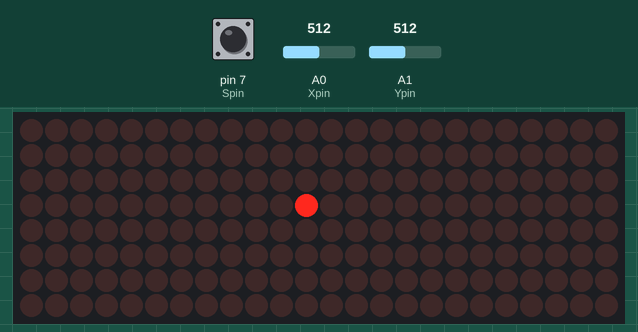
Simulated run of this sketch. Board: Arduino Mega 2560, built with avr-gcc and run on an emulated ATmega2560. On the bench: 24×8 LED matrix. Inputs (shaded band) come from the test bench; at power-on: A1 (Ypin) = 512, A0 (Xpin) = 512, pin 7 (Spin) HIGH. What the sketch prints to the serial monitor is not drawn.

Above: at 1.2 s.
1.3 s: A1 (Ypin) set to 22
2.8 s: A1 (Ypin) set to 17
At 3.6 s:
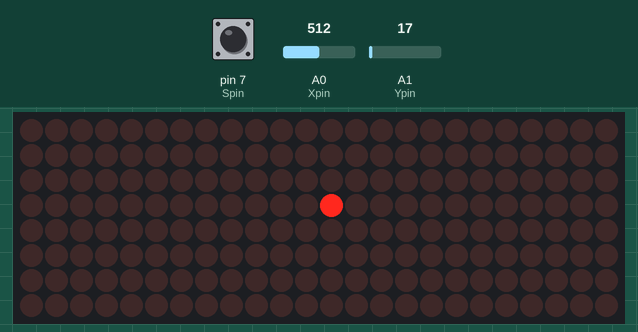
At 4.1 s:
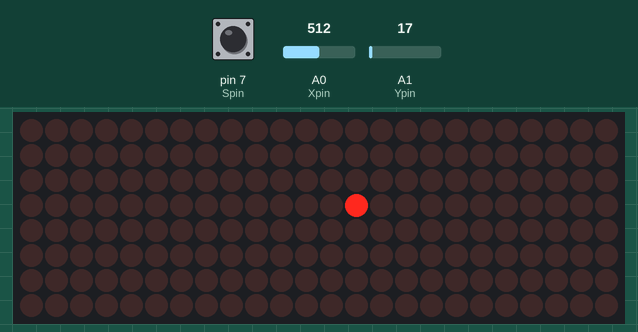
5.8 s: A0 (Xpin) set to 990
At 6.4 s:
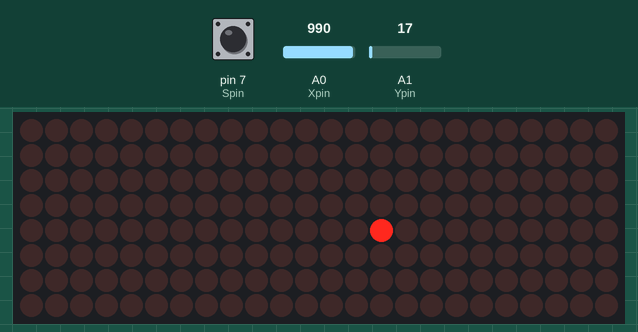
8.8 s: A0 (Xpin) set to 966
At 9.7 s:
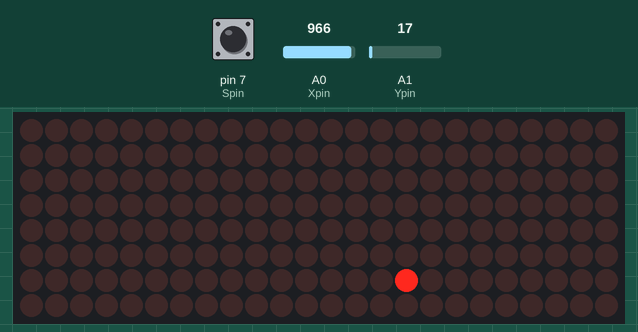
Timing chart, 0 to 10.5 s (numbered marks = the images above; inputs shaded):
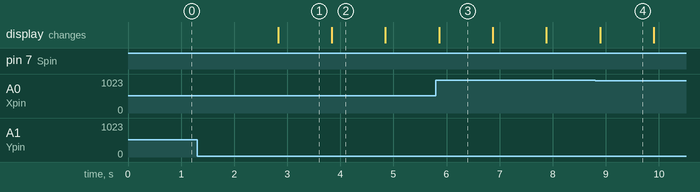

The sketch:

JoyStick_8x8_Patricia_vInsertMoreFunctions.ino
```cpp
#include "LedControl.h"

//DIN 6, CLK 7, CS 5
LedControl lc = LedControl(50, 52, 51, 3);

unsigned long delaytime = 100;

//Declaration Joystick
int Xpin = A0;
int Ypin = A1;
int Spin = 7;
int Xval;
int Yval;
int Sval;

unsigned long prevTime = 0;
int waitJoy = 1000;
int printTime;

int posX = 3;
int posY = 3;
int p = 0;
int addr = 1;

const uint64_t IMAGES[] = {
  0xfebf3efff6e2feff,  //woestijn
  0xfe7ffe7fff7eff7e,
  0x7578fd7e7ff3737f
};
const int IMAGES_LEN = sizeof(IMAGES)/8;


void setup() {
  Serial.begin(9600);

  pinMode (Xpin, INPUT);
  pinMode (Ypin, INPUT);
  pinMode (Spin, INPUT);
  digitalWrite(Spin, HIGH);

  for (int i = 0; i < 3; i++) {
    lc.shutdown(i, false);
    lc.setIntensity(i,2);
    lc.clearDisplay(i);
  }

  setBlokje(addr, posX, posY);

}

void loop() {
  // Joystick
  Xval = analogRead(Xpin);
  Yval = analogRead(Ypin);
  Sval = digitalRead(Spin);

 Serial.println(Sval);
 Serial.println(Xval);
 Serial.println(Yval);


  //Kaartlezen
  if (Sval == LOW) {
    displayMap(0,IMAGES[0]);
    displayMap(1,IMAGES[1]);
    displayMap(2,IMAGES[2]);
  }
  if(Sval == HIGH){
    setBlokje(addr, posX, posY);
  }

  //Positie JoyStick
  if (Xval >= 980 && posX < 7) {
    p = 1;
  }
  else if (Xval < 20 && posX > 0) {
    p = 2;
  }
  else if (Yval >= 980 && posY < 8) {
    p = 3;
  }
  else if (Yval < 20 && posY > -1) {
    p = 4;
  }
  else {
    p = 0;
  }

  if (p) {
    unsigned long currentTime = millis();

    switch (p) {
      case 1:
        printTime = currentTime;

        if (currentTime - prevTime > waitJoy) {
          posX = posX + 1;
          setBlokje(addr, posX, posY);
          prevTime = currentTime;
        }
        break;

      case 2:
        printTime = currentTime;

        if (currentTime - prevTime > waitJoy) {
          posX = posX - 1;
          setBlokje(addr, posX, posY);
          prevTime = currentTime;
        }
        break;

      case 3:
       printTime = currentTime;
        if (currentTime - prevTime > waitJoy) {
          posY = posY - 1;
          if (posY == -1) {
            addr++;
            posY = 7;
          }
          setBlokje(addr, posX, posY);
          prevTime = currentTime;
        }
        break;

      case 4:
         printTime = currentTime;

        if (currentTime - prevTime > waitJoy) {
          posY = posY + 1;
          if (posY == 8) {
            addr--;
            posY = 0;
          }
          setBlokje(addr, posX, posY);
          prevTime = currentTime;
        }
        break;
    }
  }

}


void setBlokje(int addr, int posX, int posY) {
  for (int i = 0; i < 3; i++) {
    lc.clearDisplay(i);
  }
  lc.setLed(addr, posX, posY, true);
 // Serial.print("posX = ");
  //Serial.println(posX);
  //Serial.print("posY = ");
  //Serial.println(posY);
}

void displayMap(int addr, uint64_t image) {
  for (int i = 0; i < 8; i++) {
    byte row = (image >> i * 8) & 0xFF;
    for (int j = 0; j < 8; j++) {
      lc.setLed(addr, i, j, bitRead(row, j));
    }
  }
}
```

Measured:
- the behaviour switches between 20 and 19 on A1 (Ypin) (found by bisection; images 0 and 1)
- the behaviour switches between 980 and 979 on A0 (Xpin) (found by bisection; images 3 and 4)
- after the input at 2.8 s, the display: changes at once (image 1)
- after the input at 5.8 s, the display: changes after 0.06 s (image 3)
- after the input at 8.8 s, the display: changes after 0.09 s (image 4)
- what the display in image 1 shows lasts 1.0 s, from 2.8 s to 3.8 s
